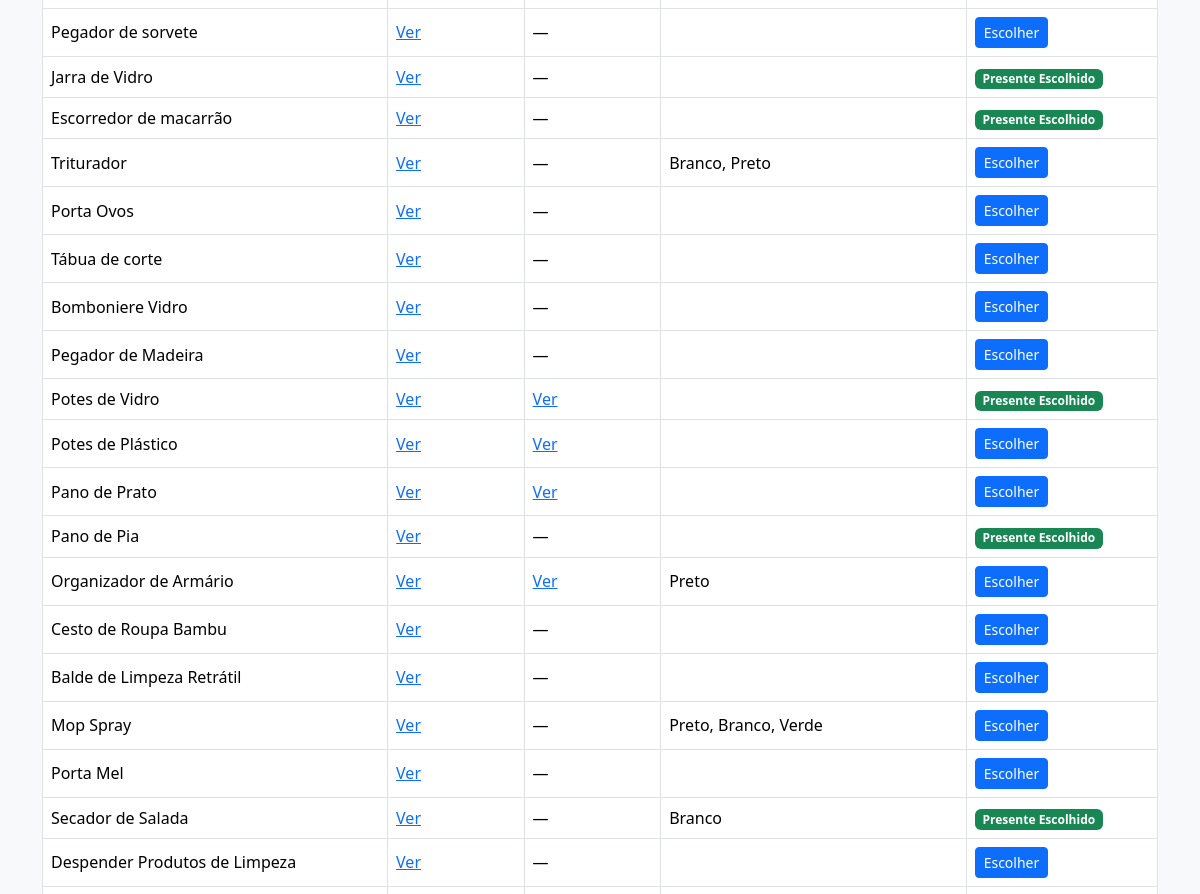
Before: / (middle part) with the older database file.
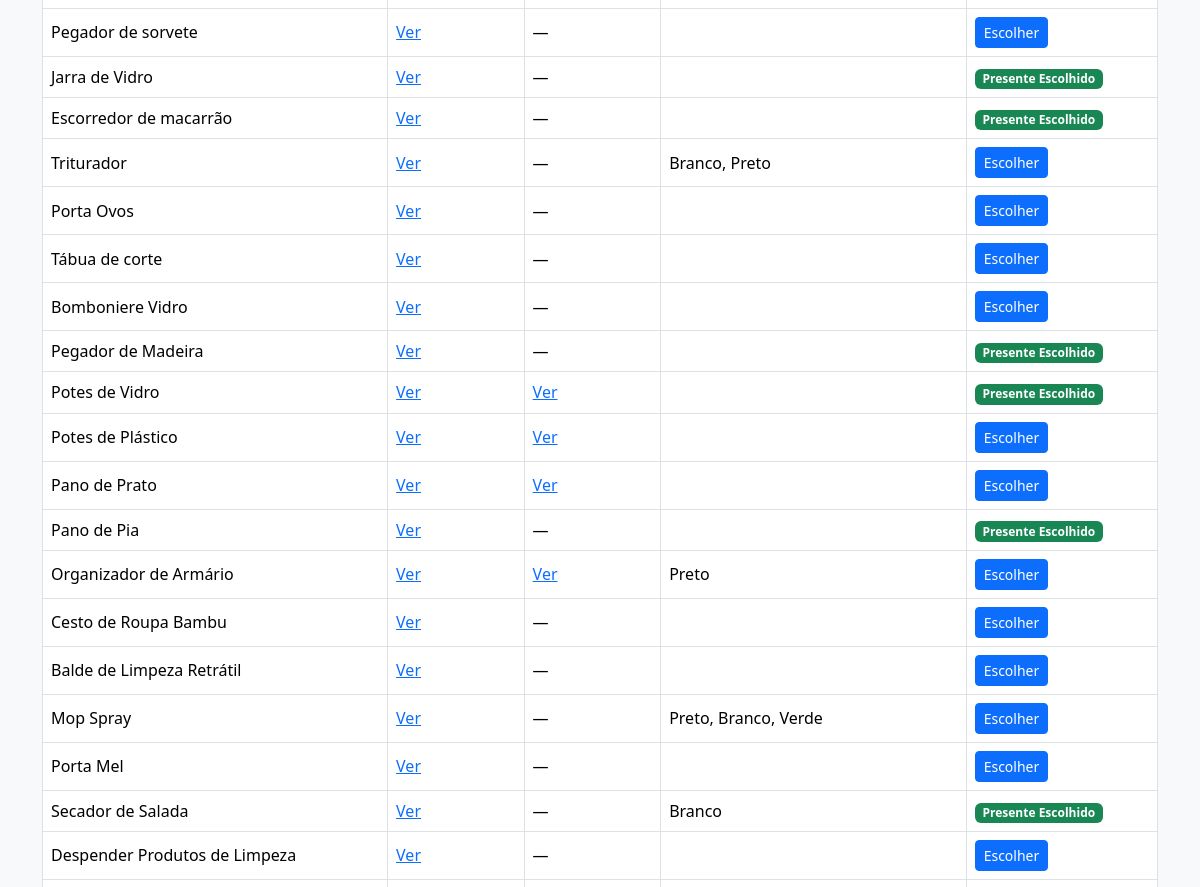
After: the same page with the newer database file.
### tables this page shows
CREATE TABLE presentes (
            id INTEGER PRIMARY KEY AUTOINCREMENT,
            presente TEXT,
            link1 TEXT,
            link2 TEXT,
            cores TEXT,
            escolhido_por TEXT
        );

### app.py (the view)
@app.route("/")
def index():
    is_admin = request.args.get("admin") == ADMIN_KEY
    conn = get_db()
    cursor = conn.cursor()
    cursor.execute("SELECT * FROM presentes")
    presentes = cursor.fetchall()
    conn.close()
    return render_template("index.html", presentes=presentes, is_admin=is_admin)

### app.py (called while the page is built)
def get_db():
    conn = sqlite3.connect(DB_PATH)
    conn.row_factory = sqlite3.Row
    return conn

### templates/index.html (shortened to what this page needs)
<!DOCTYPE html>
<html lang="pt-br">
<head>
    <link
      href="https://cdn.jsdelivr.net/npm/bootstrap@5.3.2/dist/css/bootstrap.min.css"
      rel="stylesheet"
    >
</head>
<body class="bg-light">
<div class="container mt-5">
    <div class="table-responsive">
        <table class="table table-bordered table-hover align-middle">
            <tbody>
            {% for item in presentes %}
                <tr>
                    <td>{{ item.presente }}</td>
                    <td>
                        {% if item.link1 %}
                            <a href="{{ item.link1 }}" target="_blank">Ver</a>
                        {% else %}
                            —
                        {% endif %}
                    </td>
                    <td>
                        {% if item.link2 %}
                            <a href="{{ item.link2 }}" target="_blank">Ver</a>
                        {% else %}
                            —
                        {% endif %}
                    </td>
                    <td>{{ item.cores }}</td>
                    <td>
                        {% if item.escolhido_por %}
                            <span class="badge bg-success">
                                Presente Escolhido
                            </span>
                        {% else %}
                            <button
                                class="btn btn-sm btn-primary"
                                data-bs-toggle="modal"
                                data-bs-target="#confirmModal{{ item.id }}"
                            >
                                Escolher
                            </button>
                        {% endif %}
                    </td>
                </tr>
            {% endfor %}
            </tbody>
        </table>
    </div>
</div>
</body>
</html>

Changed rows visible on the page:
changed presentes "Pegador de Madeira": now shows "Presente Escolhido"; no longer shows "Escolher"
